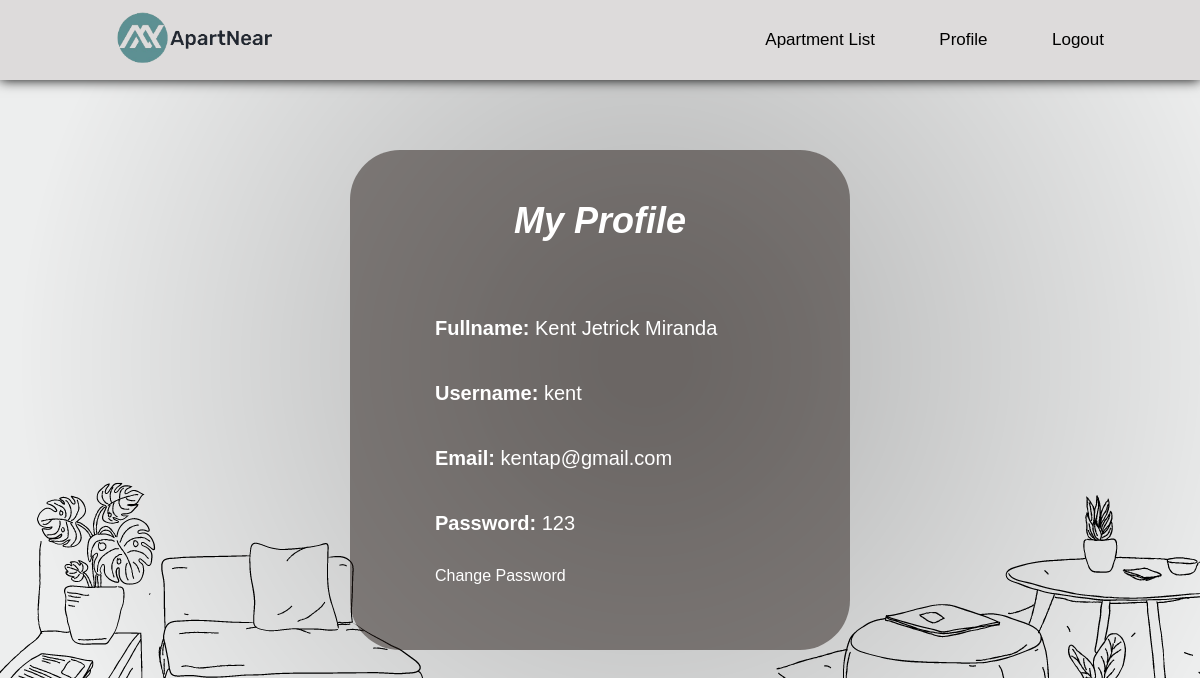
Screenshot of /pages/profile.php (signed in) with the database file from the repository.
### tables this page shows
CREATE TABLE `userinfo` (
  `userID` int(11) NOT NULL,
  `fullname` varchar(200) NOT NULL,
  `username` varchar(200) NOT NULL,
  `email` varchar(200) NOT NULL,
  `userpass` varchar(200) NOT NULL
);

### pages/profile.php (the view, shortened to what this page needs)
<?php
require '..\connection\dbconnect.php';
$email=$_SESSION['email'];
?>
<!DOCTYPE html>
<html lang="en">
<head>
    <link rel="stylesheet" href="profile.css">
    <link rel="stylesheet" href="../animation.css">
</head>
<body>
<div class="container">
      <div class="navBar">
        <a href="../index.php"
          ><img src="../img/logo.png" alt="" class="logo"
        /></a>
        <nav>
          <ul>
          <li><a href="homeloginpage.php">Apartment List</a></li>
            <li><a href="profile.php">Profile</a></li>
            <li><a href="loginpage.php">Logout</a></li>
          </ul>
        </nav>
      </div>
      <section>
      <div class="form">
      <div class="login">
        <?php
  $query=mysqli_query($connect,"SELECT*FROM userinfo WHERE email='$email'");
  while($row = mysqli_fetch_assoc($query)){
        ?>
              <h1>My Profile</h1>
              <div class="input">
               <p><b>Fullname: </b><?php echo $row['fullname'] ?></p>
                </div>
                <div class="input">
                <p><b>Username: </b><?php echo $row['username'] ?><p></p>
                </div>
              <div class="input">
              <p><b>Email: </b><?php echo $row['email'] ?></p>
              </div>
              <div class="input">
              <p><b>Password: </b><?php echo $row['userpass'] ?></p>
              </div>
              <div class="forgotSign">
                <a href="changepass.php" class="forgot"
                  >Change Password</a>
              </div>
            </div>
      </div>
      </section>
      <?php
  }
      ?>
</body>
</html>

### pages/profile.css (style rules this page uses)
* { margin: 0; padding: 0; font-family: sans-serif; box-sizing: border-box; }
body { width: 100%; background-image: url(../img/Banner.png); background-attachment: fixed; box-sizing: border-box; }
.container { width: 100%; height: auto; }
.navBar { height: 10%; width: 100%; display: flex; align-items: center; padding-left: 8%; padding-right: 8%; box-shadow: 0 0 12px; position: fixed; background-color: #dddbdb; }
.logo { width: 200px; cursor: pointer; }
nav { flex: 1; text-align: right; }
nav ul li { list-style: none; display: inline-block; margin-left: 60px; }
nav ul li a { text-decoration: none; color: black; font-size: 17px; }
h1 { font-size: 50px; padding-bottom: 50px; }
section { display: flex; justify-content: center; align-items: center; min-height: 100vh; }
.form { width: 500px; height: 500px; background-color: #2319157e; display: flex; justify-content: center; border-radius: 50px; }
.form h1 { color: #fff; padding-top: 50px; font-size: 36px; text-align: center; font-style: italic; }
.forgotSign { color: #fff; }
.form .input { width: 350px; height: 50px; margin: 15px 0; }
.forgotSign { display: flex; justify-content: space-between; padding-left: 10px; }
.forgotSign a { text-decoration: none; }
.forgot, .sign { color: #ffffff; }
.input p { color: white; padding: 10px; font-size: 20px; }

### animation.css (style rules this page uses)
body { animation: transitionIn 0.35s; }

### rows the page displays
userinfo: fullname "Kent Jetrick Miranda", username "kent", email "kentap@gmail.com", userpass "123"
